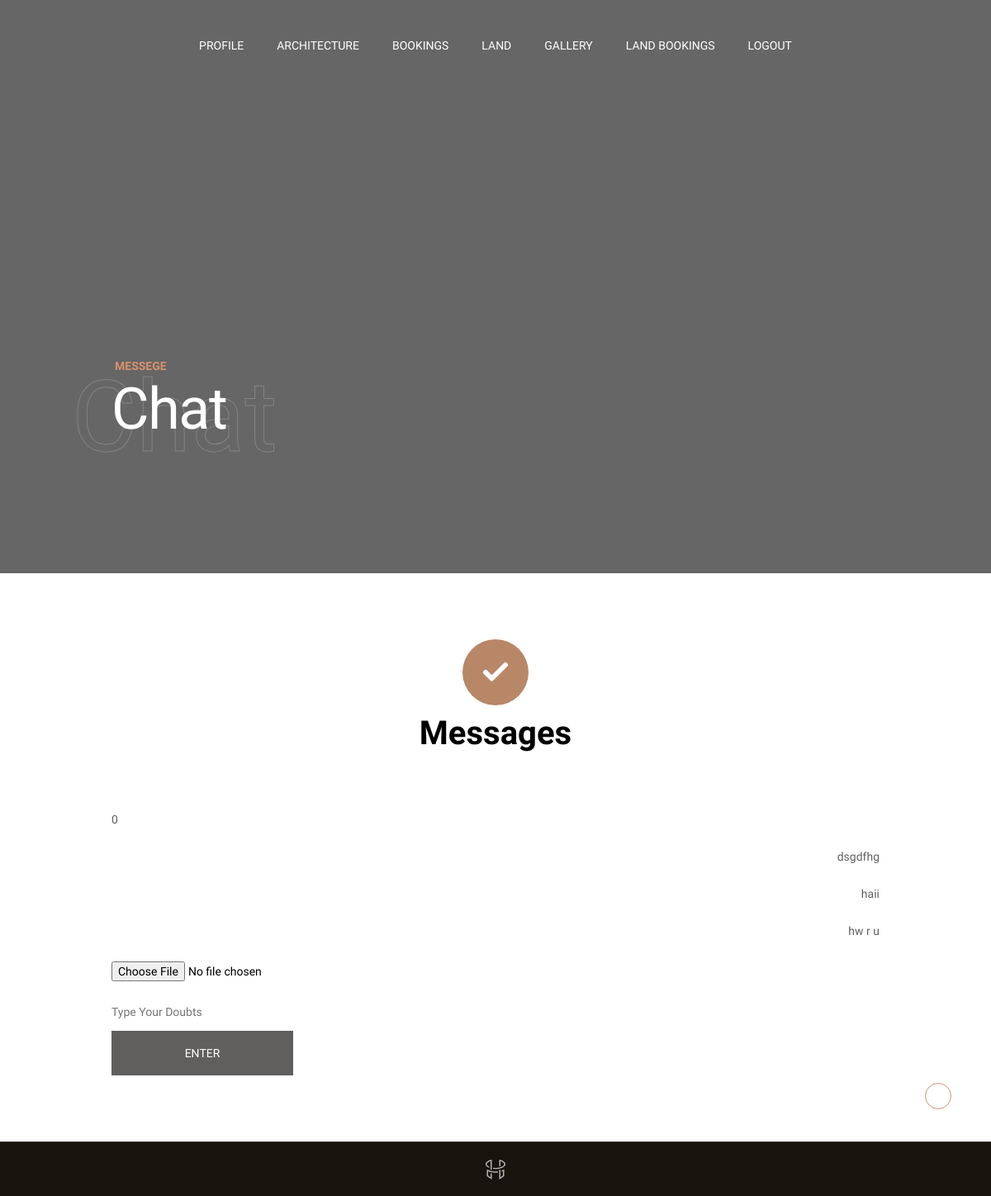
The app's page /user/messegeuser.php?cl_id=11 (signed in) with its own data.
### tables this page shows
CREATE TABLE IF NOT EXISTS `message` (
  `m_id` int(11) NOT NULL AUTO_INCREMENT,
  `l_id` int(11) NOT NULL,
  `message` varchar(100) DEFAULT NULL,
  `replay` varchar(100) DEFAULT NULL,
  `a_id` int(11) NOT NULL,
  `u_img` varchar(100) DEFAULT NULL,
  `ur_img` varchar(100) DEFAULT NULL,
  PRIMARY KEY (`m_id`)
);

### user/messegeuser.php (the view, shortened to what this page needs)
<?php include 'uheader.php' ;
 $cl_id=$_GET['cl_id'];
?>
      <div class="content-wrapper  js-content-wrapper">
        <section class="page-masthead">
          <div data-parallax="0.6" class="page-masthead__bg">
          </div>
          <div class="container">
            <div class="page-masthead__content">
              <div class="row justify-content-between md:justify-content-center align-items-center">
                <div class="col-lg-9 col-md-10">
                  <div data-anim="slide-up delay-1">
                    <div class="page-masthead__subtitle">Messege</div>
                    <div class="page-masthead__back_title">Chat</div>
                    <h1 class="page-masthead__title text-white">Chat</h1>
                  </div>
                </div>
              </div>
            </div>
          </div>
        </section>
        <section class="layout-pt-md layout-pb-md">
          <div class="container">
            <div class="row no-gutters justify-content-center">
              <div class="col-xl-7">
                <div class="shopCompleted-header">
                  <div class="icon">
                    <i data-feather="check"></i>
                  </div>
                  <h2 class="title">
                     Messages
                  </h2>
                </div>
<?php
 $results = $con->query("select * from message WHERE l_id=$l_id AND a_id=$cl_id");
                               while($rows= mysqli_fetch_array($results))
                                 {
                                  ?>
                    <div style="
    justify-content: space-between;
    width: 100%;
    font-size: 0.875rem;
    line-height: 2.8125rem;
    float:left;
    ">
                      <span  style="float:left;"><?php  echo $replay= $rows['replay']; ?></span>
                    </div>
                     <div style="
    justify-content: space-between;
    width: 100%;
    font-size: 0.875rem;
    line-height: 2.8125rem;
    float:left;
    ">
                    <span  style="float:right; text-align: right;"><?php  echo $message= $rows['message']; ?> </span>
                    </div>
<?php  }
                   ?>
                 <form action="messegesubmit.php" method="POST" enctype="multipart/form-data">
                 <div style="
    justify-content: space-between;
    width: 100%;
    font-size: 0.875rem;
    line-height: 2.8125rem;
    float:left;
    ">
                       <input type="file" name="u_file"  style="border: 0;
    font-size: 0.875rem;
    line-height: 1.3;
    font-weight: 400;
    width: 50%;
    padding: 0.875rem 0;
    color: black;
    transition: border 0.15s cubic-bezier(0.165, 0.84, 0.44, 1);"><br>
                      <input type="text" name="a_id" placeholder="Type Your Doubts" style="border: 0;
    font-size: 0.875rem;
    line-height: 1.3;
    font-weight: 400;
    width: 50%;
    padding: 0.875rem 0;
    color: black;
    transition: border 0.15s cubic-bezier(0.165, 0.84, 0.44, 1);"><br>
                      <input type="submit" class="button -md -grey text-white" name="submit" value="Enter">
                </div>
              </form>
              </div>
            </div>
          </div>
        </section>
<?php include 'ufooter.php' ?>

### records on screen
message: replay "0", message "dsgdfhg"
message: message "haii"
message: message "hw r u"
